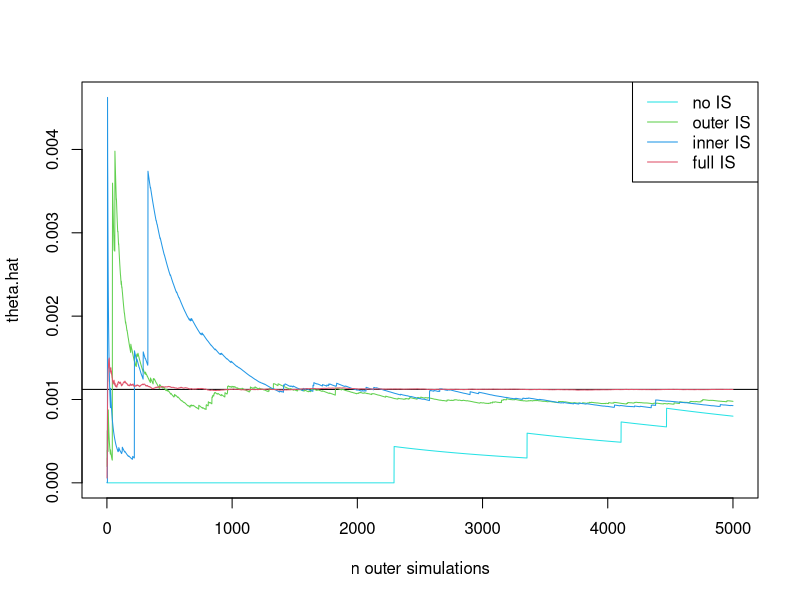
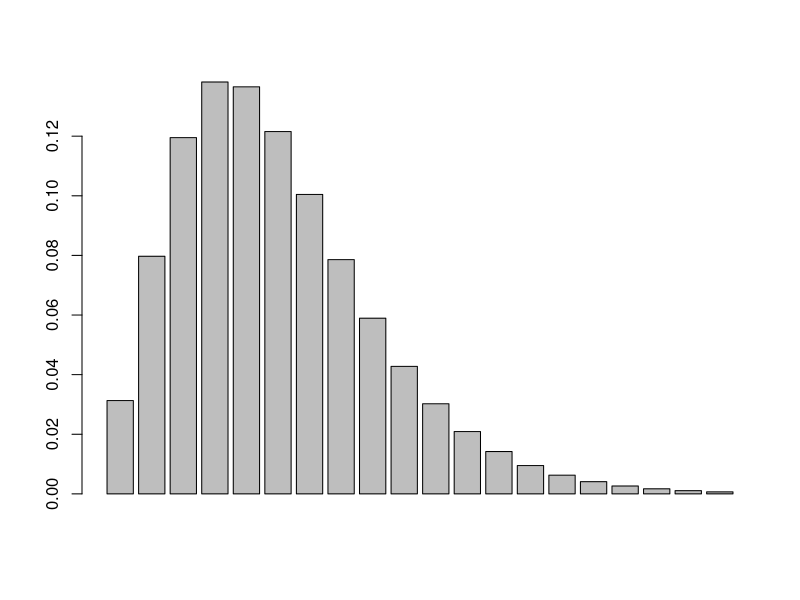

The R script that drew these images, in order:
## Misile Kunene

## Importance sampling for a one-factor Gaussian threshold model

### Definition of functions #####################################################

## Compute optimal degree of tilting for conditional IS
optimtilt <- function(psi,portfolio,threshold)
{
  tiltfunc <- function(t,psi,portfolio,threshold)
  {
    exposures <- portfolio$exposures
    probitnorm.mu <- qnorm(portfolio$pd)/sqrt(1-portfolio$beta)
    probitnorm.sigma <- sqrt(portfolio$beta/(1-portfolio$beta))
    pPsi <- pnorm(probitnorm.mu - probitnorm.sigma*psi)
    sum(exposures*exp(t*exposures)*pPsi/(exp(t*exposures)*pPsi+1-pPsi))-threshold
  }
  tmp <- uniroot(tiltfunc,interval=c(-20,20),psi,portfolio,threshold)
  tmp$root
}

## inner tail probability
tailprobinner <- function(psi,threshold,pn.mu,pn.sigma,innerIS,portfolio,n1){
  tfactor <- 0
  if (innerIS)
    tfactor <- optimtilt(psi,portfolio,threshold)
  pPsi <- pnorm(pn.mu - pn.sigma*psi)
  wts <- exp(tfactor*portfolio$exposures)
  numer <- wts*pPsi
  denom <- numer + 1- pPsi
  qPsit <- numer/denom
  ML <- exp(sum(log(denom)))
  loss <- rep(NA,n1)
  for (j in 1:n1){
    loss[j] <- sum(portfolio$exposures*rbinom(length(qPsit),1,qPsit))
  }
  ML*mean(as.numeric(loss >= threshold)*exp(-tfactor*loss))
}

## Find optimal mu
muopt <- function(threshold,pn.mu,pn.sigma,innerIS,portfolio,n1)
{
  optfunc <- function(psi,threshold,pn.mu,pn.sigma,innerIS,portfolio,n1){
    tailprobinner(psi,threshold,pn.mu,pn.sigma,innerIS,portfolio,n1)*exp(-0.5*psi^2)
  }
  tmp <- optimize(f=optfunc,interval=c(-10,10),
                  threshold=threshold,pn.mu=pn.mu,pn.sigma=pn.sigma,
                  innerIS=innerIS,portfolio=portfolio,n1=n1,maximum=TRUE)
  tmp$maximum
}

## Carry out IS
IStailprob <- function(portfolio,threshold,outerIS=TRUE,innerIS=TRUE,n=5000,n.inner=50)
{
  probitnorm.mu <- qnorm(portfolio$pd)/sqrt(1-portfolio$beta)
  probitnorm.sigma <- sqrt(portfolio$beta/(1-portfolio$beta))
  mu <- 0
  n1 <- 1
  if (outerIS)
    mu <- muopt(threshold,probitnorm.mu,probitnorm.sigma,innerIS,portfolio,100)
  if (innerIS)
    n1 <- n.inner
  theta.inner <- rep(NA,n)
  Psi <- rnorm(n, mean=mu, sd=1)
  for (i in seq(along=Psi)){
    theta.inner[i] <- tailprobinner(Psi[i],threshold,probitnorm.mu,probitnorm.sigma,innerIS,portfolio,n1)
  }
  r.mu <- exp(-mu*Psi+0.5*mu^2)
  theta.hat <- cumsum(theta.inner*r.mu)/(1:n)
  theta.hat
}

### Setup ######################################################################

## Specify portfolio
## m companies, with default probabilities pd and factor loadings beta
m <- 100
portfolio <- list(m=m,exposures=rep(1,m),pd=rep(0.05,m),beta=rep(0.05,m))
## Specify rare event threshold
threshold <- 20

## Test optimal mu
probitnorm.mu <- qnorm(portfolio$pd)/sqrt(1-portfolio$beta)
probitnorm.sigma <- sqrt(portfolio$beta/(1-portfolio$beta))
muopt(threshold,probitnorm.mu,probitnorm.sigma,TRUE,portfolio,100)

### 1 Sampling #########################################################

set.seed(107)
# Full IS
ISresults <- IStailprob(portfolio, threshold, outerIS=TRUE, innerIS=TRUE)
# Outer only
ISresults2 <- IStailprob(portfolio, threshold, outerIS=TRUE, innerIS=FALSE)
# Inner only
ISresults3 <- IStailprob(portfolio, threshold, outerIS=FALSE, innerIS=TRUE)
# Neither
ISresults4 <- IStailprob(portfolio, threshold, outerIS=FALSE, innerIS=FALSE)

## Plot results
## true value - see later for analytical calculation
true.theta <- 0.001121173
index <- 1:length(ISresults)
plot(index,ISresults4,type="l",
     ylim = range(ISresults,ISresults2,ISresults3),col=5,ylab="theta.hat",xlab="n outer simulations")
abline(h=true.theta)
lines(index,ISresults2,col=3)
lines(index,ISresults3,col=4)
lines(index,ISresults,col=2)
legend("topright",legend=c("no IS","outer IS","inner IS","full IS"),col=c(5,3,4,2),lty=1)


### 2 Analytical check on rare event probability ###################################

## pmf of mixed binomial
dprobitnormmix <- function(k,m,mu,sigma){
  integrand <- function(q,k,m,mu,sigma){
    dbinom(k,size=m,prob=q)*(dnorm((qnorm(q) - mu)/sigma))/(dnorm(qnorm(q)) * sigma)
  }
  output <- rep(NA,length(k))
  for (i in (1:length(k))){
    tmp <- integrate(integrand,0,1,k[i],m,mu,sigma)
    output[i] <- tmp$value
  }
  output
}

## Compute and display pmf for given parameter values
allprobs <- dprobitnormmix((0:m),m,probitnorm.mu[1],probitnorm.sigma[1])
sum(allprobs)
probs <- dprobitnormmix((0:(threshold-1)),m,probitnorm.mu[1],probitnorm.sigma[1])
barplot(probs)
## rare event probability
1-sum(probs)
